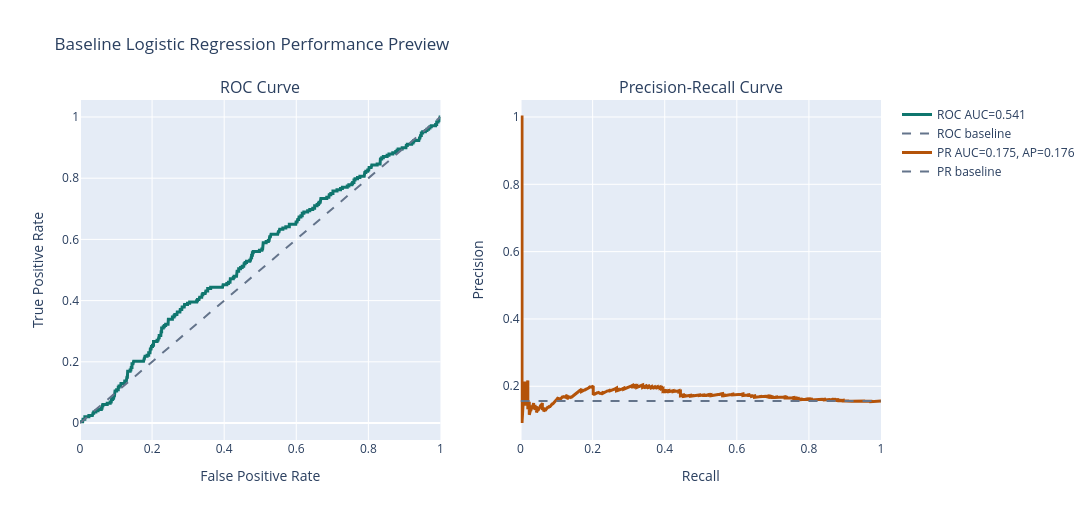

The cell this chart's notebook holds for it:
### Markdown cell above
## Model Performance Preview (ROC and Precision-Recall)

This is a lightweight baseline preview, not a production model:

- Uses logistic regression on the existing train/test split.
- Shows ROC and PR curves to quickly assess ranking behavior.
- Useful for sanity checks before deeper model tuning and calibration.

### Code cell
from sklearn.linear_model import LogisticRegression
from sklearn.metrics import (
    roc_curve,
    precision_recall_curve,
    auc,
    average_precision_score,
    roc_auc_score,
)
from sklearn.pipeline import make_pipeline

model_df = classical_df.copy()
feature_cols = [c for c in model_df.columns if c not in [TARGET, GROUP, 'split']]

X_train = model_df.loc[model_df['split'] == 'train', feature_cols]
y_train = model_df.loc[model_df['split'] == 'train', TARGET].astype(int)
X_test = model_df.loc[model_df['split'] == 'test', feature_cols]
y_test = model_df.loc[model_df['split'] == 'test', TARGET].astype(int)

# Scale features to improve optimizer stability and avoid convergence warnings.
clf = make_pipeline(
    StandardScaler(),
    LogisticRegression(max_iter=5000, class_weight='balanced', solver='lbfgs'),
)
clf.fit(X_train, y_train)
y_score = clf.predict_proba(X_test)[:, 1]

fpr, tpr, _ = roc_curve(y_test, y_score)
precision, recall, _ = precision_recall_curve(y_test, y_score)
roc_auc = roc_auc_score(y_test, y_score)
pr_auc = auc(recall, precision)
avg_precision = average_precision_score(y_test, y_score)
baseline_rate = y_test.mean()

if HAS_PLOTLY:
    fig = make_subplots(rows=1, cols=2, subplot_titles=('ROC Curve', 'Precision-Recall Curve'))

    fig.add_trace(
        go.Scatter(x=fpr, y=tpr, mode='lines', name=f'ROC AUC={roc_auc:.3f}', line=dict(color='#0f766e', width=3)),
        row=1,
        col=1,
    )
    fig.add_trace(
        go.Scatter(x=[0, 1], y=[0, 1], mode='lines', name='ROC baseline', line=dict(color='#64748b', dash='dash')),
        row=1,
        col=1,
    )

    fig.add_trace(
        go.Scatter(
            x=recall,
            y=precision,
            mode='lines',
            name=f'PR AUC={pr_auc:.3f}, AP={avg_precision:.3f}',
            line=dict(color='#b45309', width=3),
        ),
        row=1,
        col=2,
    )
    fig.add_trace(
        go.Scatter(
            x=[0, 1],
            y=[baseline_rate, baseline_rate],
            mode='lines',
            name='PR baseline',
            line=dict(color='#64748b', dash='dash'),
        ),
        row=1,
        col=2,
    )

    fig.update_xaxes(title_text='False Positive Rate', row=1, col=1)
    fig.update_yaxes(title_text='True Positive Rate', row=1, col=1)
    fig.update_xaxes(title_text='Recall', row=1, col=2)
    fig.update_yaxes(title_text='Precision', row=1, col=2)
    fig.update_layout(height=520, width=1100, title_text='Baseline Logistic Regression Performance Preview')
    fig.show()
else:
    fig, axes = plt.subplots(1, 2, figsize=(14, 5))

    axes[0].plot(fpr, tpr, color='#0f766e', linewidth=2.5, label=f'ROC AUC={roc_auc:.3f}')
    axes[0].plot([0, 1], [0, 1], color='#64748b', linestyle='--', label='ROC baseline')
    axes[0].set_title('ROC Curve')
    axes[0].set_xlabel('False Positive Rate')
    axes[0].set_ylabel('True Positive Rate')
    axes[0].legend()

    axes[1].plot(recall, precision, color='#b45309', linewidth=2.5, label=f'PR AUC={pr_auc:.3f}, AP={avg_precision:.3f}')
    axes[1].hlines(baseline_rate, 0, 1, color='#64748b', linestyle='--', label='PR baseline')
    axes[1].set_title('Precision-Recall Curve')
    axes[1].set_xlabel('Recall')
    axes[1].set_ylabel('Precision')
    axes[1].legend()

    plt.tight_layout()
    plt.show()

{
    'train_rows': int(len(X_train)),
    'test_rows': int(len(X_test)),
    'roc_auc': float(roc_auc),
    'pr_auc': float(pr_auc),
    'average_precision': float(avg_precision),
    'positive_rate_test': float(baseline_rate),
}

### Figure 1 — Plotly figure (JSON) as saved in the notebook; plotly's stock layout.template omitted (floating-point values rounded to 4 significant figures; data arrays with more than 128 entries replaced by an {"elided": "..."} marker saying what was removed)
{"data": [{"line": {"color": "#0f766e", "width": 3}, "mode": "lines", "name": "ROC AUC=0.541", "type": "scatter", "x": {"elided": "419 float values"}, "xaxis": "x", "y": {"elided": "419 float values"}, "yaxis": "y"}, {"line": {"color": "#64748b", "dash": "dash"}, "mode": "lines", "name": "ROC baseline", "type": "scatter", "x": [0, 1], "xaxis": "x", "y": [0, 1], "yaxis": "y"}, {"line": {"color": "#b45309", "width": 3}, "mode": "lines", "name": "PR AUC=0.175, AP=0.176", "type": "scatter", "x": {"elided": "1587 float values"}, "xaxis": "x2", "y": {"elided": "1587 float values"}, "yaxis": "y2"}, {"line": {"color": "#64748b", "dash": "dash"}, "mode": "lines", "name": "PR baseline", "type": "scatter", "x": [0, 1], "xaxis": "x2", "y": [0.1564, 0.1564], "yaxis": "y2"}], "layout": {"annotations": [{"font": {"size": 16}, "showarrow": false, "text": "ROC Curve", "x": 0.225, "xanchor": "center", "xref": "paper", "y": 1, "yanchor": "bottom", "yref": "paper"}, {"font": {"size": 16}, "showarrow": false, "text": "Precision-Recall Curve", "x": 0.775, "xanchor": "center", "xref": "paper", "y": 1, "yanchor": "bottom", "yref": "paper"}], "height": 520, "title": {"text": "Baseline Logistic Regression Performance Preview"}, "width": 1100, "xaxis": {"anchor": "y", "domain": [0, 0.45], "title": {"text": "False Positive Rate"}}, "xaxis2": {"anchor": "y2", "domain": [0.55, 1], "title": {"text": "Recall"}}, "yaxis": {"anchor": "x", "domain": [0, 1], "title": {"text": "True Positive Rate"}}, "yaxis2": {"anchor": "x2", "domain": [0, 1], "title": {"text": "Precision"}}}}
